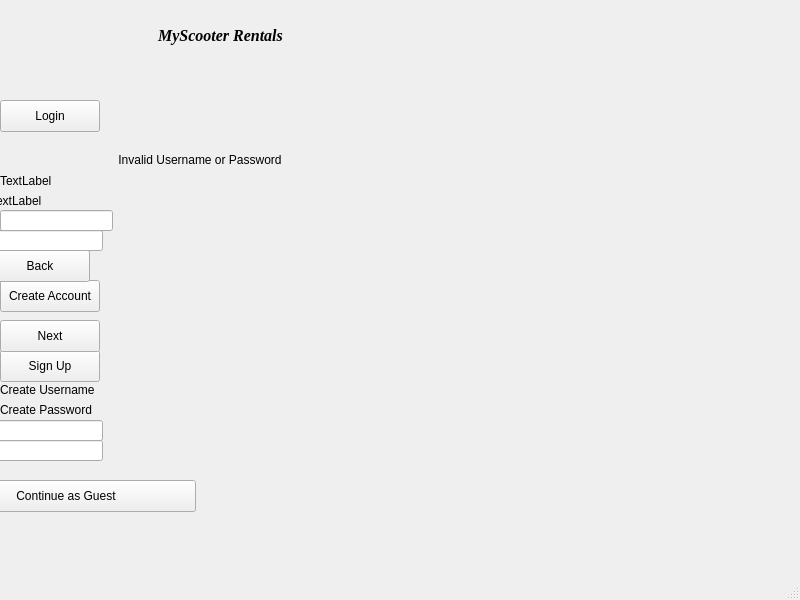
<?xml version="1.0" encoding="UTF-8"?>
<ui version="4.0">
 <class>MainWindow</class>
 <widget class="QMainWindow" name="MainWindow">
  <property name="geometry">
   <rect>
    <x>0</x>
    <y>0</y>
    <width>800</width>
    <height>600</height>
   </rect>
  </property>
  <property name="windowTitle">
   <string>MainWindow</string>
  </property>
  <widget class="QWidget" name="centralwidget">
   <widget class="QPushButton" name="pushButton">
    <property name="geometry">
     <rect>
      <x>0</x>
      <y>100</y>
      <width>100</width>
      <height>32</height>
     </rect>
    </property>
    <property name="text">
     <string>Login</string>
    </property>
   </widget>
   <widget class="QPushButton" name="pushButton_2">
    <property name="geometry">
     <rect>
      <x>0</x>
      <y>350</y>
      <width>100</width>
      <height>32</height>
     </rect>
    </property>
    <property name="text">
     <string>Sign Up</string>
    </property>
   </widget>
   <widget class="QLabel" name="label">
    <property name="geometry">
     <rect>
      <x>0</x>
      <y>170</y>
      <width>71</width>
      <height>21</height>
     </rect>
    </property>
    <property name="text">
     <string>TextLabel</string>
    </property>
   </widget>
   <widget class="QLabel" name="label_2">
    <property name="geometry">
     <rect>
      <x>-10</x>
      <y>190</y>
      <width>71</width>
      <height>21</height>
     </rect>
    </property>
    <property name="text">
     <string>TextLabel</string>
    </property>
   </widget>
   <widget class="QLineEdit" name="lineEdit">
    <property name="geometry">
     <rect>
      <x>0</x>
      <y>210</y>
      <width>113</width>
      <height>21</height>
     </rect>
    </property>
    <property name="palette">
     <palette>
      <active>
       <colorrole role="Text">
        <brush brushstyle="SolidPattern">
         <color alpha="255">
          <red>255</red>
          <green>255</green>
          <blue>255</blue>
         </color>
        </brush>
       </colorrole>
      </active>
      <inactive>
       <colorrole role="Text">
        <brush brushstyle="SolidPattern">
         <color alpha="255">
          <red>255</red>
          <green>255</green>
          <blue>255</blue>
         </color>
        </brush>
       </colorrole>
      </inactive>
      <disabled/>
     </palette>
    </property>
   </widget>
   <widget class="QLineEdit" name="lineEdit_2">
    <property name="geometry">
     <rect>
      <x>-10</x>
      <y>230</y>
      <width>113</width>
      <height>21</height>
     </rect>
    </property>
    <property name="palette">
     <palette>
      <active>
       <colorrole role="WindowText">
        <brush brushstyle="SolidPattern">
         <color alpha="255">
          <red>255</red>
          <green>255</green>
          <blue>255</blue>
         </color>
        </brush>
       </colorrole>
       <colorrole role="Text">
        <brush brushstyle="SolidPattern">
         <color alpha="255">
          <red>255</red>
          <green>255</green>
          <blue>255</blue>
         </color>
        </brush>
       </colorrole>
      </active>
      <inactive>
       <colorrole role="WindowText">
        <brush brushstyle="SolidPattern">
         <color alpha="255">
          <red>255</red>
          <green>255</green>
          <blue>255</blue>
         </color>
        </brush>
       </colorrole>
       <colorrole role="Text">
        <brush brushstyle="SolidPattern">
         <color alpha="255">
          <red>255</red>
          <green>255</green>
          <blue>255</blue>
         </color>
        </brush>
       </colorrole>
      </inactive>
      <disabled/>
     </palette>
    </property>
   </widget>
   <widget class="QPushButton" name="pushButton_3">
    <property name="geometry">
     <rect>
      <x>0</x>
      <y>280</y>
      <width>100</width>
      <height>32</height>
     </rect>
    </property>
    <property name="text">
     <string>Create Account</string>
    </property>
   </widget>
   <widget class="QPushButton" name="pushButton_4">
    <property name="geometry">
     <rect>
      <x>0</x>
      <y>320</y>
      <width>100</width>
      <height>32</height>
     </rect>
    </property>
    <property name="text">
     <string>Next</string>
    </property>
   </widget>
   <widget class="QPushButton" name="pushButton_5">
    <property name="geometry">
     <rect>
      <x>-10</x>
      <y>250</y>
      <width>100</width>
      <height>32</height>
     </rect>
    </property>
    <property name="text">
     <string>Back</string>
    </property>
   </widget>
   <widget class="QLabel" name="label_3">
    <property name="geometry">
     <rect>
      <x>10</x>
      <y>0</y>
      <width>421</width>
      <height>71</height>
     </rect>
    </property>
    <property name="font">
     <font>
      <family>Times New Roman</family>
      <pointsize>12</pointsize>
      <italic>true</italic>
      <bold>true</bold>
     </font>
    </property>
    <property name="text">
     <string>MyScooter Rentals</string>
    </property>
    <property name="alignment">
     <set>Qt::AlignCenter</set>
    </property>
   </widget>
   <widget class="QLabel" name="label_6">
    <property name="geometry">
     <rect>
      <x>0</x>
      <y>380</y>
      <width>111</width>
      <height>20</height>
     </rect>
    </property>
    <property name="text">
     <string>Create Username</string>
    </property>
   </widget>
   <widget class="QLabel" name="label_7">
    <property name="geometry">
     <rect>
      <x>0</x>
      <y>400</y>
      <width>111</width>
      <height>20</height>
     </rect>
    </property>
    <property name="text">
     <string>Create Password</string>
    </property>
   </widget>
   <widget class="QLineEdit" name="lineEdit_5">
    <property name="geometry">
     <rect>
      <x>-10</x>
      <y>420</y>
      <width>113</width>
      <height>21</height>
     </rect>
    </property>
    <property name="palette">
     <palette>
      <active>
       <colorrole role="Text">
        <brush brushstyle="SolidPattern">
         <color alpha="255">
          <red>255</red>
          <green>255</green>
          <blue>255</blue>
         </color>
        </brush>
       </colorrole>
      </active>
      <inactive>
       <colorrole role="Text">
        <brush brushstyle="SolidPattern">
         <color alpha="255">
          <red>255</red>
          <green>255</green>
          <blue>255</blue>
         </color>
        </brush>
       </colorrole>
      </inactive>
      <disabled/>
     </palette>
    </property>
   </widget>
   <widget class="QLineEdit" name="lineEdit_6">
    <property name="geometry">
     <rect>
      <x>-10</x>
      <y>440</y>
      <width>113</width>
      <height>21</height>
     </rect>
    </property>
    <property name="palette">
     <palette>
      <active>
       <colorrole role="Text">
        <brush brushstyle="SolidPattern">
         <color alpha="255">
          <red>255</red>
          <green>255</green>
          <blue>255</blue>
         </color>
        </brush>
       </colorrole>
      </active>
      <inactive>
       <colorrole role="Text">
        <brush brushstyle="SolidPattern">
         <color alpha="255">
          <red>255</red>
          <green>255</green>
          <blue>255</blue>
         </color>
        </brush>
       </colorrole>
      </inactive>
      <disabled/>
     </palette>
    </property>
   </widget>
   <widget class="QLabel" name="label_8">
    <property name="geometry">
     <rect>
      <x>0</x>
      <y>150</y>
      <width>400</width>
      <height>20</height>
     </rect>
    </property>
    <property name="text">
     <string>Invalid Username or Password</string>
    </property>
    <property name="alignment">
     <set>Qt::AlignCenter</set>
    </property>
   </widget>
   <widget class="QLabel" name="label_4">
    <property name="geometry">
     <rect>
      <x>360</x>
      <y>10</y>
      <width>91</width>
      <height>81</height>
     </rect>
    </property>
    <property name="autoFillBackground">
     <bool>false</bool>
    </property>
    <property name="text">
     <string/>
    </property>
    <property name="pixmap">
     <pixmap>../scooter.png</pixmap>
    </property>
    <property name="scaledContents">
     <bool>true</bool>
    </property>
    <property name="wordWrap">
     <bool>false</bool>
    </property>
   </widget>
   <widget class="QLabel" name="label_5">
    <property name="geometry">
     <rect>
      <x>380</x>
      <y>300</y>
      <width>400</width>
      <height>16</height>
     </rect>
    </property>
    <property name="text">
     <string/>
    </property>
    <property name="alignment">
     <set>Qt::AlignCenter</set>
    </property>
   </widget>
   <widget class="QPushButton" name="pushButton_6">
    <property name="geometry">
     <rect>
      <x>-64</x>
      <y>480</y>
      <width>260</width>
      <height>32</height>
     </rect>
    </property>
    <property name="text">
     <string>Continue as Guest</string>
    </property>
   </widget>
  </widget>
  <widget class="QStatusBar" name="statusBar"/>
  <action name="actionHola">
   <property name="checkable">
    <bool>true</bool>
   </property>
   <property name="checked">
    <bool>false</bool>
   </property>
   <property name="enabled">
    <bool>true</bool>
   </property>
   <property name="text">
    <string>My Scooter</string>
   </property>
   <property name="iconVisibleInMenu">
    <bool>true</bool>
   </property>
   <property name="shortcutVisibleInContextMenu">
    <bool>false</bool>
   </property>
  </action>
  <action name="actionSettings">
   <property name="text">
    <string>Settings</string>
   </property>
  </action>
  <action name="actionHola_2">
   <property name="text">
    <string>Hola</string>
   </property>
  </action>
 </widget>
 <resources/>
 <connections/>
</ui>
